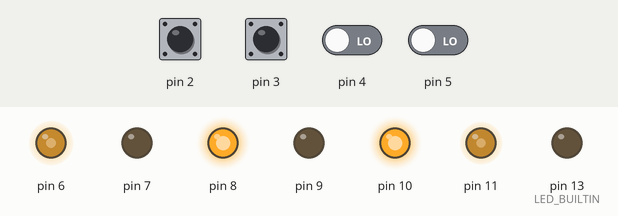
Recording of a program running on a simulated Arduino Nano, built with avr-gcc and run on an emulated ATmega328P. On the bench: output pins drawn as LEDs (lit = HIGH). Inputs (shaded band) come from the test bench; at power-on: pin 2, pin 3 HIGH, pin 4, pin 5 LOW.

Above: at 1.8 s.
1.9 s: pin 4 driven HIGH
At 2.6 s:
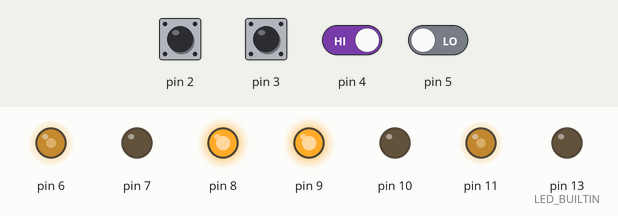
3.4 s: pin 5 driven HIGH
At 3.7 s:
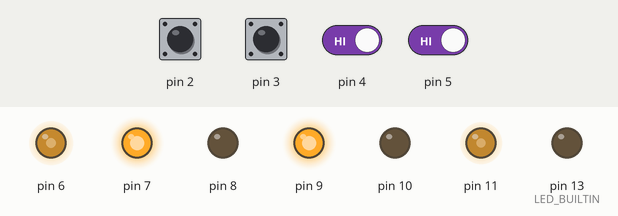
4.9 s: pin 4 driven LOW
At 6.1 s:
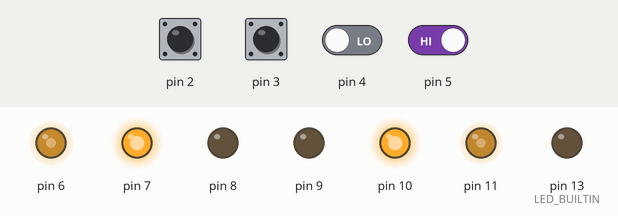
6.4 s: pin 5 driven LOW
At 7.2 s:
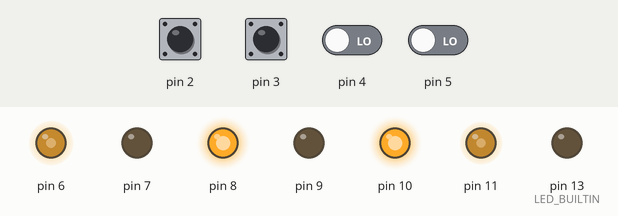
Timing chart, 0 to 8.9 s (numbered marks = the images above; inputs shaded):
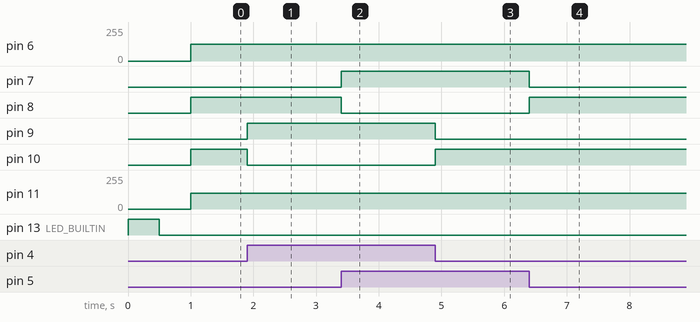

Measured:
- after the input at 1.9 s, pin 9: LOW → HIGH at once; pin 10: HIGH → LOW at once
- after the input at 3.4 s, pin 7: LOW → HIGH at once; pin 8: HIGH → LOW at once
- after the input at 4.9 s, pin 9: HIGH → LOW at once; pin 10: LOW → HIGH at once
- after the input at 6.4 s, pin 7: HIGH → LOW at once; pin 8: LOW → HIGH at once

The program:

main.cpp
```cpp
#include <Arduino.h>

#include <Motor.h>
#include <SimpleEncoder.h>
#include <EncoderMotor.h>
#include <BinarySensor.h>


Motor simple_motor_left(9, 10, 11, 50, 255 / 9. * 6.5);
Motor simple_motor_right(7, 8, 6, 70, 255 / 9. * 6.5);
SimpleEncoder encoder_left(3);
SimpleEncoder encoder_right(2);
EncoderMotor motor_left(simple_motor_left, encoder_left, 251, 40, 350);
EncoderMotor motor_right(simple_motor_right, encoder_right, 251, 40, 350);

BinarySensor line_left(4);
BinarySensor line_right(5);

void wait_until_motors_finished()
{
	while(!motor_left.is_stopped() || !motor_right.is_stopped())
	{
		motor_left.tick();
		motor_right.tick();
	}
}

void setup() {
	pinMode(LED_BUILTIN, OUTPUT);

	attachInterrupt(digitalPinToInterrupt(encoder_left.get_pin()), []() { encoder_left.handle_interrupt_rising(); }, RISING);
	attachInterrupt(digitalPinToInterrupt(encoder_left.get_pin()), []() { encoder_left.handle_interrupt_falling(); }, FALLING);
	attachInterrupt(digitalPinToInterrupt(encoder_right.get_pin()), []() { encoder_right.handle_interrupt_rising(); }, RISING);
	attachInterrupt(digitalPinToInterrupt(encoder_right.get_pin()), []() { encoder_right.handle_interrupt_falling(); }, FALLING);

	Serial.begin(9600);
}

void loop() {
	digitalWrite(LED_BUILTIN, HIGH);   // turn the LED on (HIGH is the voltage level)
	delay(500);                       // wait for a second
	digitalWrite(LED_BUILTIN, LOW);    // turn the LED off by making the voltage LOW
	delay(500);                       // wait for a second


	while(true)
	{
		if(line_left.is_high())
		{
			// Left sensor is on the line
			motor_left.drive(-50);
		}
		else
		{
			motor_left.drive(50);
		}

		if(line_right.is_high())
		{
			// Right sensor is on the line
			motor_right.drive(-50);
		}
		else
		{
			motor_right.drive(50);
		}
	}


	// simple_motor_right.forward(10);

	// motor_right.drive_distance(150, 150);
	// wait_until_motors_finished();
	// auto last_debug_msg = millis();
	// motor_left.drive_distance(150, 150);
	// motor_right.drive_distance(-150, 150);
	// while(true)
	// {
	// 	motor_left.tick();
	// 	motor_right.tick();
	// 	if(millis() - last_debug_msg >= 500)
	// 	{
	// 		last_debug_msg = millis();
	// 		Serial.println(
	// 			"Motor right: " + String(encoder_right.get_pulse_count()) + " / " + String(motor_right.get_target_pulse_count()) +
	// 			", current speed: " + String(motor_right.current_speed_mm_per_s) + " mm/s" +
	// 			", motor setpoint: " + String(simple_motor_right.get_speed()) + " %"
	// 		);
	// 		// Serial.println("  Current speed: " + String(motor_right.current_speed_mm_per_s) + " mm/s");
	// 	}
	// }

	// motor_left.drive_distance(250, 150);
	// motor_right.drive_distance(250, 150);
	// wait_until_motors_finished();
	// delay(500);
	// motor_left.drive_distance(-75, 150);
	// motor_right.drive_distance(75, 150);
	// wait_until_motors_finished();


	// Serial.println("Left motor forward");
	// motor_left.drive_distance(50, 60, true);
	// Serial.println("Left motor backward");
	// motor_left.drive_distance(-50, 60, true);
	// Serial.println("Right motor forward");
	// motor_right.drive_distance(50, 65, true);
	// Serial.println("Right motor backward");
	// motor_right.drive_distance(-50, 65, true);
	// delay(5000);

	// motor_left.forward(70);
	// motor_right.forward(70);
	// delay(1000);
	// motor_left.stop();
	// motor_right.stop();
	// delay(5000);
}
```
